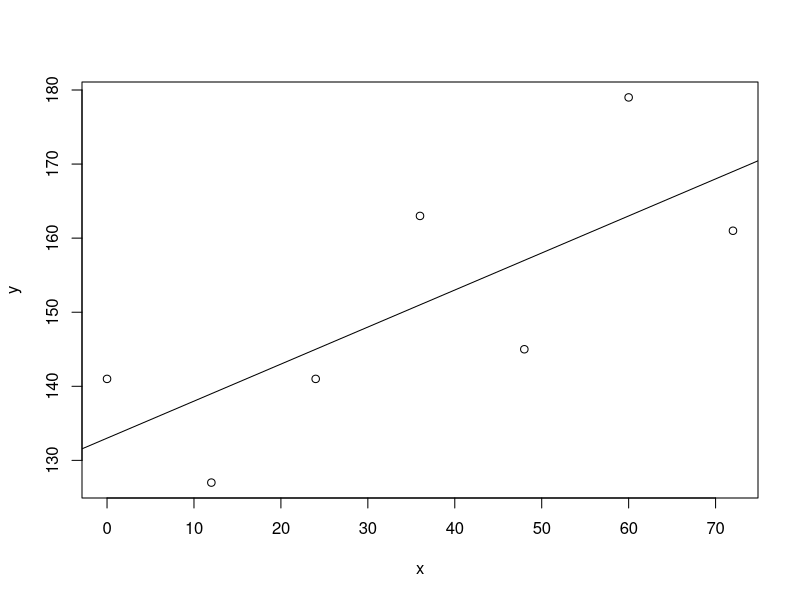
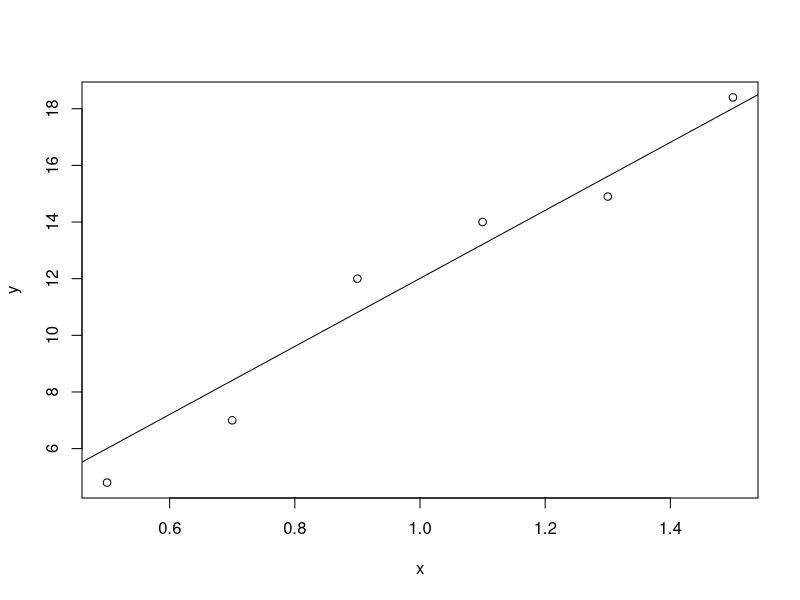

Recreate these plots in R, in order.
#Problem1
# Define a function

gadilijiang = function(X)   
{a= X[,1] * X[,1]      # "*" element-wise multiplication, matrix multiplication is "%*%"
b = X[,2] * a
c = sum(b)
return(c)
}

X1 = cbind( c(2,4,6,8), c(0.1,0.2,0.4,0.3) )
gadilijiang(X1)
X2 = cbind( c(0,3,6,9,12), c(0.20,0.10,0.30,0.15,0.25) )
gadilijiang(X2)



#Problem2
x = c(0,12,24,36,48,60,72)
y = c(141,127,141,163,145,179,161)

N = length(x)
SXX = sum((x-mean(x))^2); SXX
SXY = sum((x-mean(x))*(y-mean(y))); SXY
SYY = sum((y-mean(y))^2); SYY
beta1hat = SXY/SXX; beta1hat
beta0hat = mean(y)-beta1hat*mean(x); beta0hat

fit = lm(y ~ x)
fit
summary(fit)
names(fit)
names(summary(fit))

fit$fitted.values
fit$residuals
y-fit$fitted.values
summary(fit)$r.squared
summary(fit)$sigma

SXX = sum((x-mean(x))^2); SXX
SXY = sum((x-mean(x))*(y-mean(y))); SXY
SYY = sum((y-mean(y))^2); SYY
beta1hat = SXY/SXX; beta1hat
beta0hat = mean(y)-beta1hat*mean(x); beta0hat

sum(fit$residuals^2)
s2 = sum(fit$residuals^2)/(N-2); s2
s = sqrt(s2); s
R2 = 1- sum(fit$residuals^2)/SYY; R2
Radj2 = 1- (sum(fit$residuals^2)/(N-2))/(SYY/(N-1)); Radj2

confint(fit, level=0.95)

new <- data.frame(x=136)
predict.lm(fit,new,interval=c("confidence"),level=0.90)
predict.lm(fit,new,interval=c("prediction"),level=0.90)

plot(x,y)
abline(fit$coefficients)


#Problem3
x <- c(0.7,0.5,0.9,1.1,1.5,1.3)
y <- c(7.0,4.8,12.0,14.0,18.4,14.9)
fit = lm(y ~ 0+x)
summary(fit)
plot(x,y)
abline(a=0, b=fit$coefficients)  #a=intercept, b=slope, they are single values
